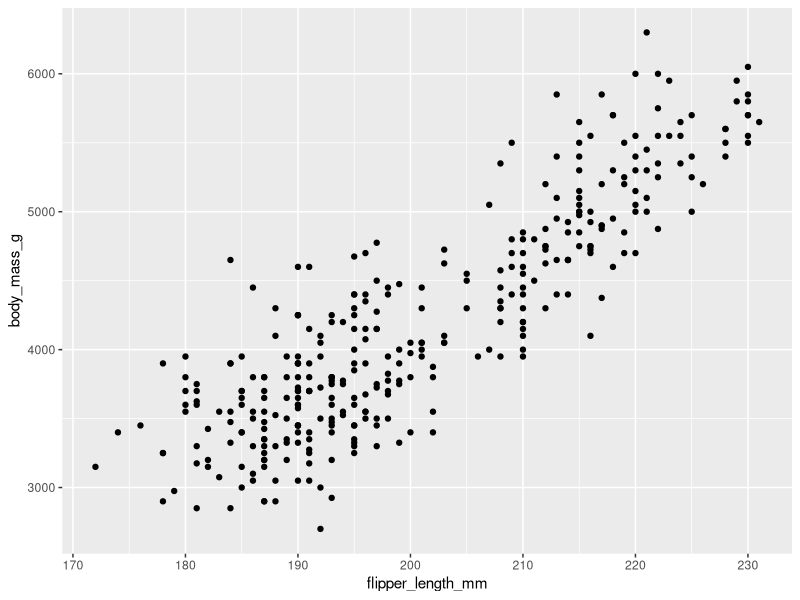
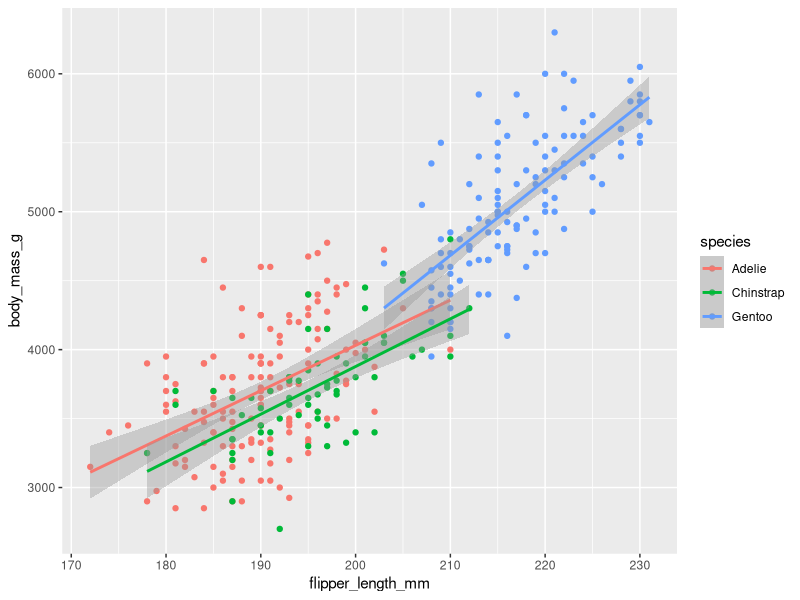
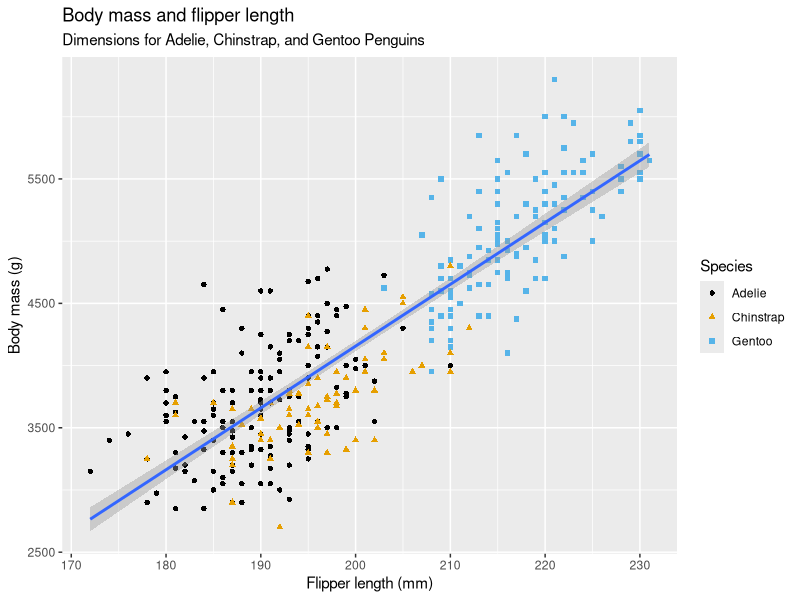
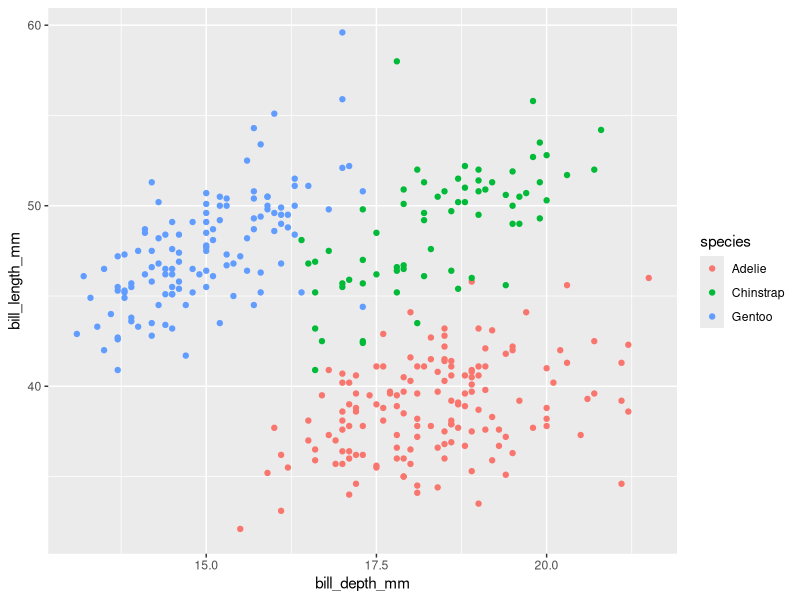
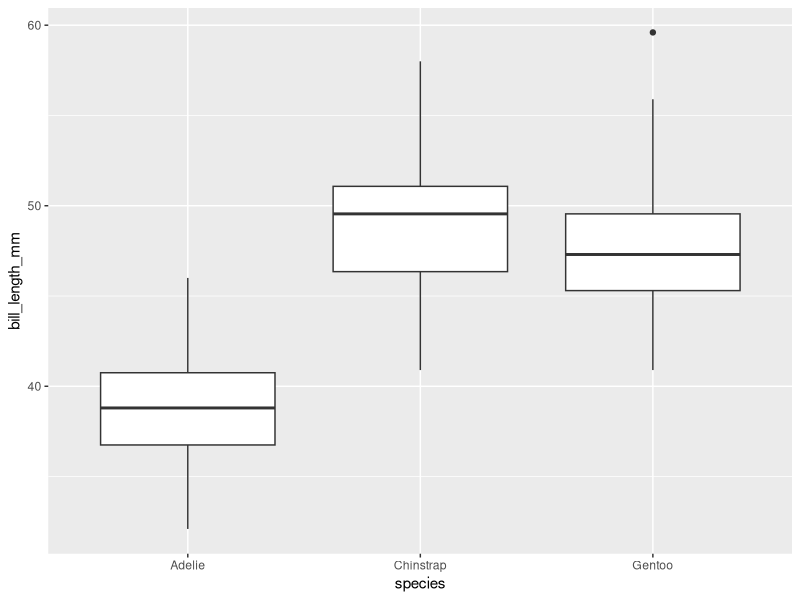
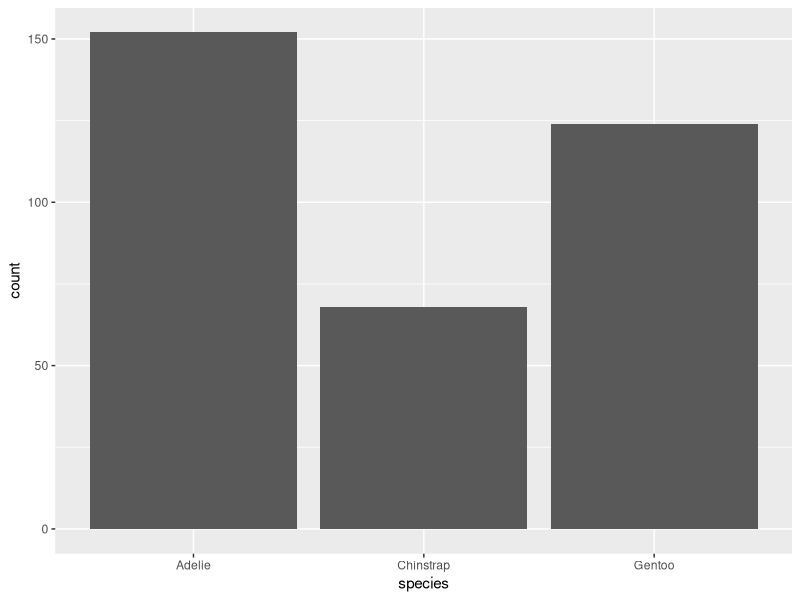
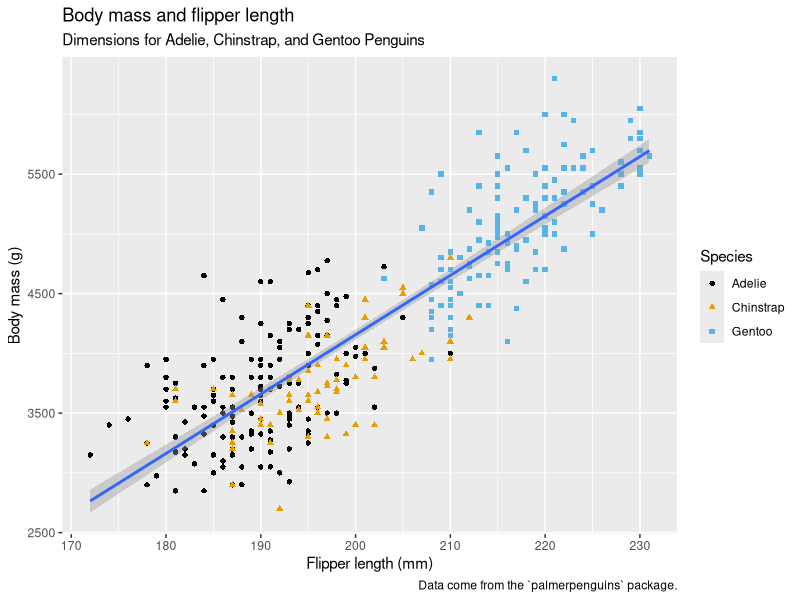
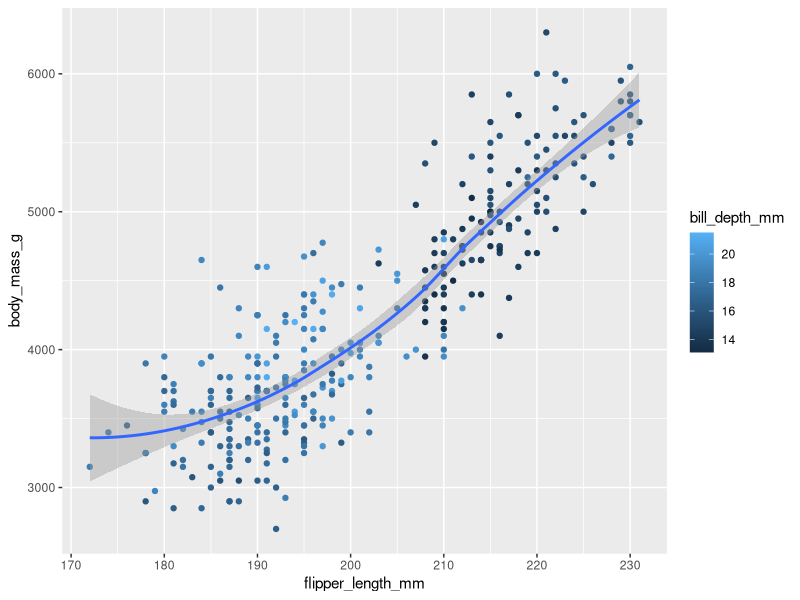

Source code (R) for these figures, in order:
## Introduction
### Prerequisites
library(tidyverse)
library(palmerpenguins)
library(ggthemes)

## First steps
### The `penguins` data frame
penguins

glimpse(penguins)

? penguins

### Ultimate goal
### Creating a ggplot
ggplot(
  data=penguins,
  mapping=aes(x=flipper_length_mm, y=body_mass_g)
)+
  geom_point()

### Adding aesthetics and layers
ggplot(
  data=penguins,
  mapping=aes(x=flipper_length_mm, y=body_mass_g, color = species)
)+
  geom_point()+
  geom_smooth(method = "lm")

ggplot(
  data=penguins,
  mapping=aes(x=flipper_length_mm, y=body_mass_g)
)+
  geom_point(mapping = aes(color = species, shape = species))+
  geom_smooth(method = "lm")+
  labs(
    title = "Body mass and flipper length",
    subtitle = "Dimensions for Adelie, Chinstrap, and Gentoo Penguins",
    x = "Flipper length (mm)", y = "Body mass (g)",
    color = "Species", shape = "Species"
  ) +
  scale_color_colorblind()

### Exercises
nrow(penguins)
ncol(penguins)

?penguins

ggplot(penguins,
       aes(bill_depth_mm, bill_length_mm, color=species))+
  geom_point()

ggplot(
  penguins,
  aes(species, bill_length_mm))+
  geom_boxplot()

ggplot(data = penguins, aes(species)) + 
  geom_bar()

ggplot(
  data=penguins,
  mapping=aes(x=flipper_length_mm, y=body_mass_g)
)+
  geom_point(mapping = aes(color = species, shape = species))+
  geom_smooth(method = "lm")+
  labs(
    title = "Body mass and flipper length",
    subtitle = "Dimensions for Adelie, Chinstrap, and Gentoo Penguins",
    x = "Flipper length (mm)", y = "Body mass (g)",
    color = "Species", shape = "Species",
    caption = "Data come from the `palmerpenguins` package."
  ) +
  scale_color_colorblind()

ggplot(
  data = penguins,
  mapping = aes(x = flipper_length_mm, y = body_mass_g)
) +
  geom_point(aes(color = bill_depth_mm)) +
  geom_smooth()

## ggplot2 calls
ggplot(
  data = penguins,
  mapping = aes(x = flipper_length_mm, y = body_mass_g)
) +
  geom_point()

ggplot(penguins, aes(x = flipper_length_mm, y = body_mass_g)) + 
  geom_point()

## Visualizing distribuitions
### A categorical variable
ggplot(penguins, aes(x = species)) +
  geom_bar()

ggplot(penguins, aes(x = fct_infreq(species))) +
  geom_bar()

### A numerical variable
ggplot(penguins, aes(x = body_mass_g)) +
  geom_histogram(binwidth = 200)

ggplot(penguins, aes(x = body_mass_g)) +
  geom_histogram(binwidth = 20)
ggplot(penguins, aes(x = body_mass_g)) +
  geom_histogram(binwidth = 2000)

ggplot(penguins, aes(x = body_mass_g)) +
  geom_density()

### Exercises
ggplot(penguins, aes(x = species)) +
  geom_bar(color = "red")

ggplot(penguins, aes(x = species)) +
  geom_bar(fill = "red")

## Visualizing relationships
### A numerical and a categorical variable
ggplot(penguins, aes(x = species, y = body_mass_g)) +
  geom_boxplot()

ggplot(penguins, aes(x = body_mass_g, color = species)) +
  geom_density(linewidth = 0.75)

ggplot(penguins, aes(x = body_mass_g, color = species, fill = species)) +
  geom_density(alpha = 0.5)

### Two categorical variables
ggplot(penguins, aes(x = island, fill = species)) +
  geom_bar()

ggplot(penguins, aes(x = island, fill = species)) +
  geom_bar(position = "fill")

### Two numerical variables
ggplot(penguins, aes(x = flipper_length_mm, y = body_mass_g)) +
  geom_point()

### Three or more variables
ggplot(penguins, aes(x = flipper_length_mm, y = body_mass_g)) +
  geom_point(aes(color = species, shape = island))

ggplot(penguins, aes(x = flipper_length_mm, y = body_mass_g)) +
  geom_point(aes(color = species, shape = species)) +
  facet_wrap(~island)

ggplot(penguins, aes(x = island, fill = species)) +
  geom_bar(position = "fill")
ggplot(penguins, aes(x = species, fill = island)) +
  geom_bar(position = "fill")
